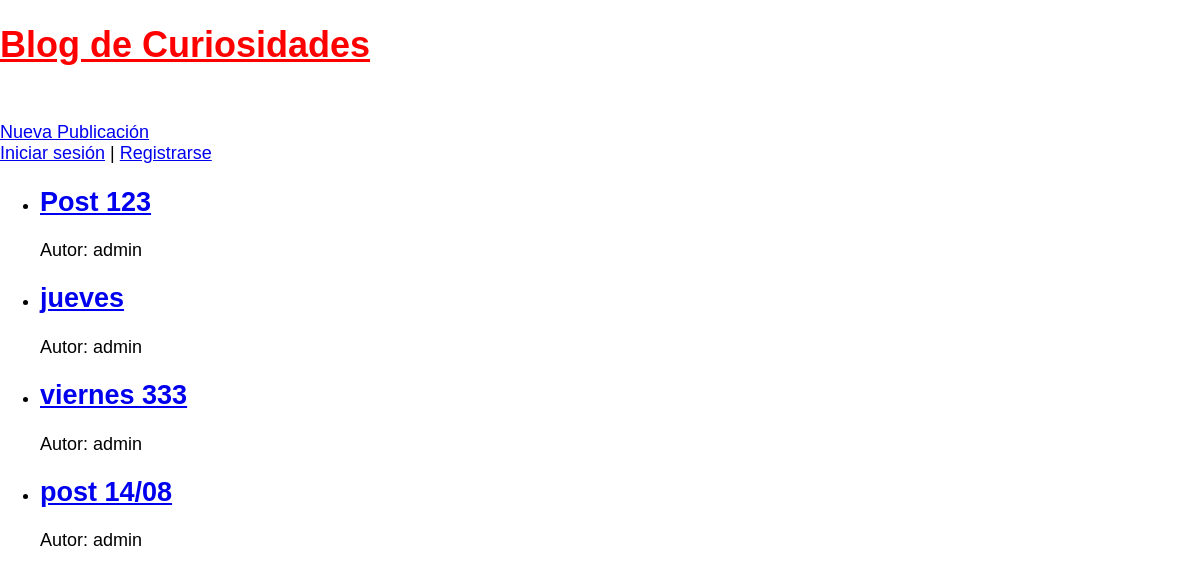
The app's page /, older data.
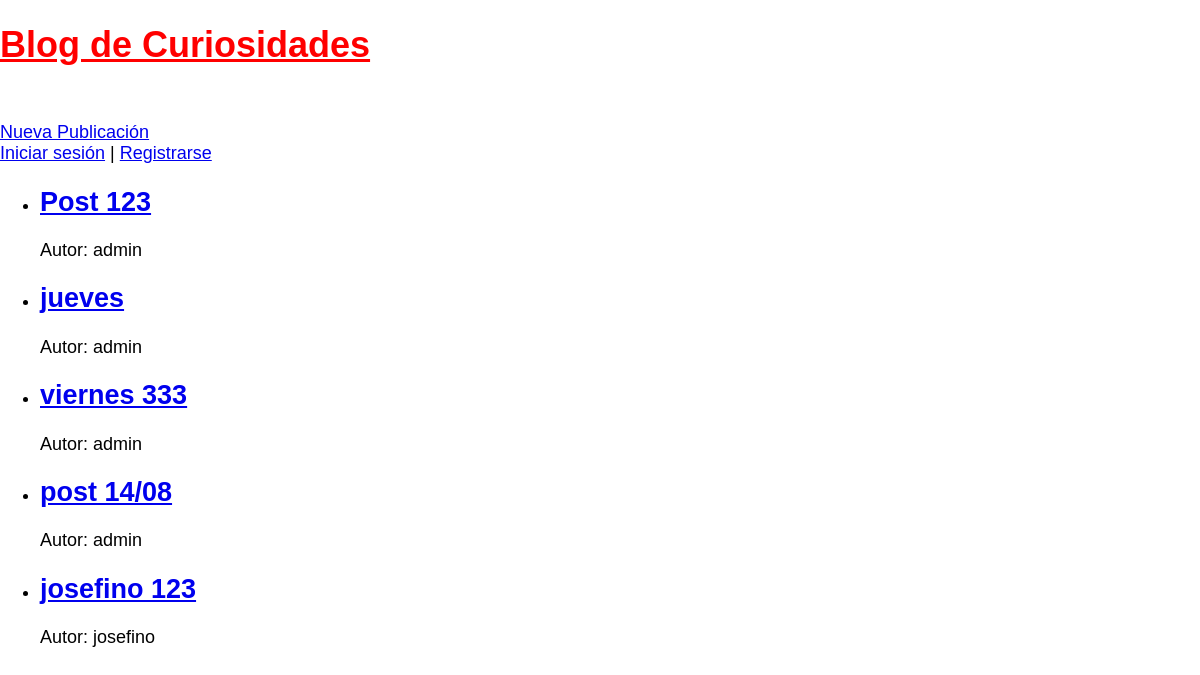
The same page, newer data.
### blog/models.py (models this page shows, shortened)
class Post(models.Model):
    title = models.CharField(max_length=200)
    content = models.TextField()
    author = models.ForeignKey('auth.User', on_delete=models.CASCADE)
    created_at = models.DateTimeField(auto_now_add=True)
    updated_at = models.DateTimeField(auto_now=True)

### blog/views.py (the view)
# urls.py: path('', PostListView.as_view(), name='post_list'),
class PostListView(ListView):
    model = Post
    template_name = 'posts_list.html'

### templates/posts_list.html
{% extends "_base.html" %}
{% block content %}
    <ul>
        {% for post in post_list %}
            <li>
                <h2><a href="{% url 'post_detail' post.pk %}">{{ post.title }}</a></h2>
                <p>Autor: {{ post.author }}</p>
            </li>
        {% endfor %}
    </ul>
{% endblock content %}

Row changes from the older to the newer data that the page shows:
added Post: title "josefino 123", author "josefino"
